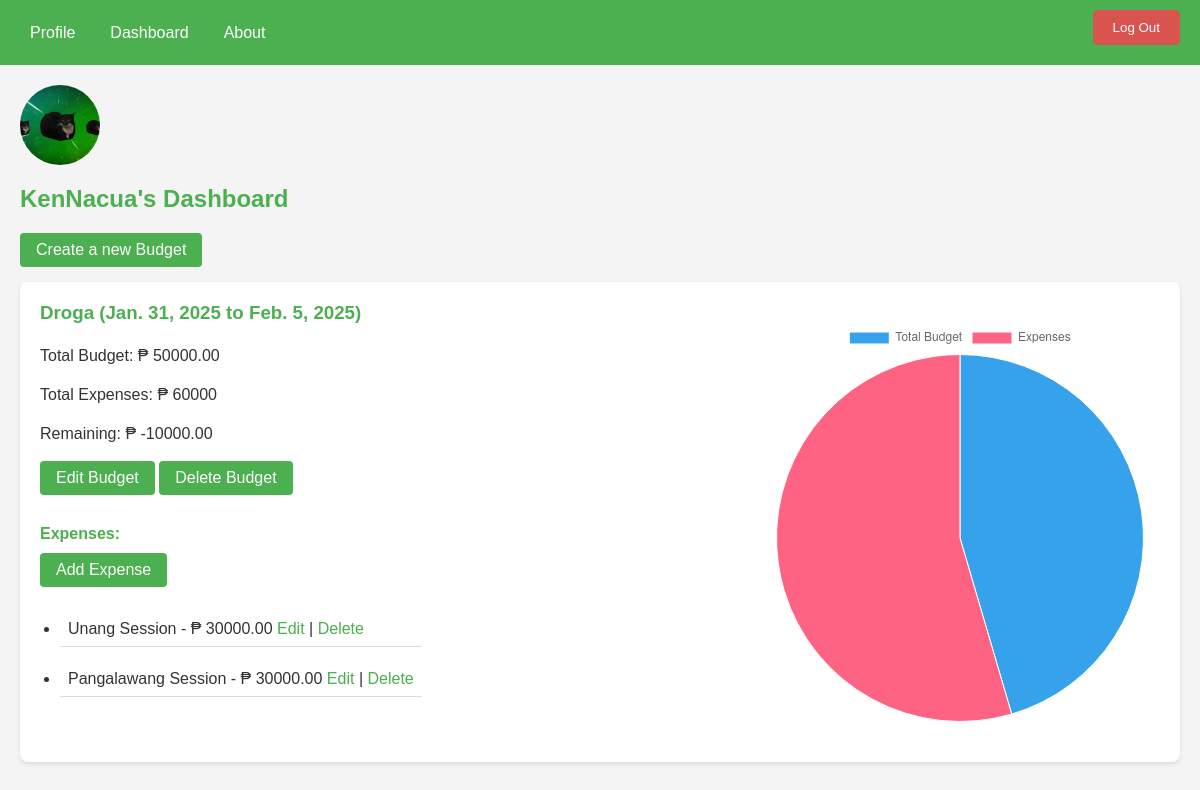
The page /dashboard/ (signed in) on the database its author committed.
### app/models.py (models this page shows, shortened)
class Profile(models.Model):
    user = models.OneToOneField(User, on_delete=models.CASCADE)
    image = models.ImageField(default='default.jpg', upload_to='profile_pics')

class Budget(models.Model):
    user = models.ForeignKey(User, on_delete=models.CASCADE, related_name="budgets")
    name = models.CharField(max_length=100)
    total_amount = models.DecimalField(max_digits=10, decimal_places=2)
    start_date = models.DateField()
    end_date = models.DateField()
    def total_expenses(self):
        return self.expenses.aggregate(models.Sum('amount'))['amount__sum'] or 0
    def remaining_budget(self):
        return self.total_amount - self.total_expenses()

class Expense(models.Model):
    budget = models.ForeignKey(Budget, on_delete=models.CASCADE, related_name="expenses")
    description = models.CharField(max_length=200)
    amount = models.DecimalField(max_digits=10, decimal_places=2)
    date = models.DateField(auto_now_add=True)
    category = models.ForeignKey(ExpenseCategory, on_delete=models.SET_NULL, null=True, blank=True)

### app/views.py (the view)
# urls.py: path('dashboard/', views.dashboard, name='dashboard'),
@login_required
def dashboard(request):
    budgets = Budget.objects.filter(user=request.user)
    category_filter = request.GET.get('category')
    date_filter = request.GET.get('start_date')
    if category_filter:
        budgets = budgets.filter(expenses__category__name=category_filter)
    if date_filter:
        budgets = budgets.filter(start_date__gte=date_filter)
    return render(request, 'app/dashboard.html', {'budgets': budgets})

### app/templates/app/dashboard.html (shortened to what this page needs)
{% load static %}
<head>
    <link rel="stylesheet" href="{% static 'css/dashboard.css' %}">
</head>
{% include 'app/navbar.html' %}
{% block content %}
<div class="container">
    <div class="media">
         <img class="rounded-circle account-img" src="{{ user.profile.image.url }}">
         <h2>{{user.username}}'s Dashboard</h2>
    </div>
    <a href="{% url 'create_budget' %}" class="btn">Create a new Budget</a>
    <div>
        {% for budget in budgets %}
        <div class="card">
            <div class="card-body">
                <div class="card-details">
                    <h3>{{ budget.name }} ({{ budget.start_date }} to {{ budget.end_date }})</h3>
                    <p>Total Budget: ₱ {{ budget.total_amount }}</p>
                    <p>Total Expenses: ₱ {{ budget.total_expenses }}</p>
                    <p>Remaining: ₱ {{ budget.remaining_budget }}</p>
                    <a href="{% url 'edit_budget' budget.id %}" class="btn">Edit Budget</a>
                    <a href="{% url 'delete_budget' budget.id %}" class="btn" onclick="return confirm('Are you sure you want to delete this budget?')">Delete Budget</a>
                    <h4>Expenses:</h4>
                    <a href="{% url 'add_expense' budget.id %}" class="btn">Add Expense</a>
                    <ul>
                        {% for expense in budget.expenses.all %}
                        <li>
                            {{ expense.description }} - ₱ {{ expense.amount }}
                            <a href="{% url 'edit_expense' expense.id %}">Edit</a> |
                            <a href="{% url 'delete_expense' expense.id %}" onclick="return confirm('Are you sure you want to delete this expense?')">Delete</a>
                        </li>
                        {% endfor %}
                    </ul>
                </div>
                <div class="card-chart">
                    <canvas id="expenseChart{{ budget.id }}" width="400" height="200"></canvas>
                    <script>
                        var ctx = document.getElementById('expenseChart{{ budget.id }}').getContext('2d');
                        var chart = new Chart(ctx, {
                            type: 'pie',
                            data: {
                                labels: ['Total Budget', 'Expenses'],
                                datasets: [{
                                    label: 'Budget vs Expenses',
                                    data: [{{ budget.total_amount }}, {{ budget.total_expenses }}],
                                    backgroundColor: ['#36A2EB', '#FF6384'],
                                    borderColor: ['#FFFFFF', '#FFFFFF'],
                                    borderWidth: 1
                                }]
                            }
                        });
                    </script>
                </div>
            </div>
        </div>
        {% endfor %}
    </div>
</div>
{% endblock %}

### static/css/dashboard.css (style rules this page uses)
.account-img { width: 80px; height: 80px; object-fit: cover; border-radius: 50%; margin-right: 20px; }
h2, h3, h4 { color: #4CAF50; margin-bottom: 20px; margin-top: 0px; }
.container { max-width: 1200px; margin: 0 auto; padding: 20px; margin-top: 0px; }
.card { background-color: white; border-radius: 8px; box-shadow: 0 2px 4px rgba(0, 0, 0, 0.1); padding: 20px; margin-bottom: 20px; }
.card-body { display: flex; flex-wrap: wrap; justify-content: space-between; }
.card-details { margin-bottom: 30px; }
.card-chart { flex-basis: 400px; max-width: 100%; display: flex; justify-content: center; }
button, .btn { background-color: #4CAF50; color: white; padding: 8px 16px; border: none; border-radius: 4px; cursor: pointer; display: inline-block; margin-bottom: 10px; max-width: 200px; width: auto; text-align: center; }
a.btn { display: inline-block; margin-bottom: 15px; }
ul { margin-top: 10px; }
p { margin-bottom: 15px; line-height: 1.5; }
ul li { padding: 8px; margin-bottom: 15px; border-bottom: 1px solid #ddd; }
ul li a { color: #4CAF50; text-decoration: none; }
a { color: #4CAF50; text-decoration: none; }
canvas { margin-top: 20px; }
.card-body h4 { margin-top: 15px; margin-bottom: 10px; }
.card-body ul { margin-top: 10px; padding-left: 20px; }
h4 { margin-top: 20px; margin-bottom: 10px; }
h2 { margin-top: 20px }

### app/templates/app/navbar.html (style rules this page uses)
* { margin: 0; padding: 0; box-sizing: border-box; }

### rows shown on the page
Budget: name "Droga", start_date "Jan. 31, 2025", end_date "Feb. 5, 2025", total_amount "50000.00", total_expenses "60000", remaining_budget "-10000.00"
Expense: description "Unang Session", amount "30000.00"
Expense: description "Pangalawang Session", amount "30000.00"

### other values the page prints
{{ user.username }} "KenNacua"
chart data {{ budget.id }} 4
chart data {{ budget.total_amount }} 50000.00
chart data {{ budget.total_expenses }} 60000
